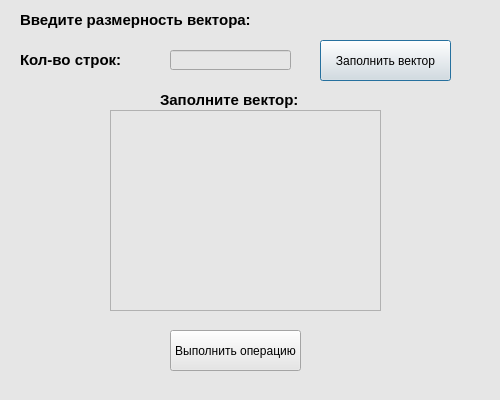
<?xml version="1.0" encoding="UTF-8"?>
<ui version="4.0">
 <class>Dialog</class>
 <widget class="QDialog" name="Dialog">
  <property name="geometry">
   <rect>
    <x>0</x>
    <y>0</y>
    <width>500</width>
    <height>400</height>
   </rect>
  </property>
  <property name="minimumSize">
   <size>
    <width>500</width>
    <height>400</height>
   </size>
  </property>
  <property name="maximumSize">
   <size>
    <width>500</width>
    <height>400</height>
   </size>
  </property>
  <property name="windowTitle">
   <string>Ошибка</string>
  </property>
  <property name="styleSheet">
   <string notr="true">background-color: rgb(230, 230, 230);</string>
  </property>
  <widget class="QLabel" name="title_A_5">
   <property name="geometry">
    <rect>
     <x>20</x>
     <y>50</y>
     <width>111</width>
     <height>20</height>
    </rect>
   </property>
   <property name="font">
    <font>
     <family>MS Shell Dlg 2</family>
     <pointsize>11</pointsize>
     <weight>75</weight>
     <bold>true</bold>
    </font>
   </property>
   <property name="text">
    <string>Кол-во строк:</string>
   </property>
  </widget>
  <widget class="QLabel" name="title_A_3">
   <property name="geometry">
    <rect>
     <x>20</x>
     <y>10</y>
     <width>271</width>
     <height>20</height>
    </rect>
   </property>
   <property name="font">
    <font>
     <family>MS Shell Dlg 2</family>
     <pointsize>11</pointsize>
     <weight>75</weight>
     <bold>true</bold>
    </font>
   </property>
   <property name="text">
    <string>Введите размерность вектора:</string>
   </property>
  </widget>
  <widget class="QLineEdit" name="lines">
   <property name="geometry">
    <rect>
     <x>170</x>
     <y>50</y>
     <width>121</width>
     <height>20</height>
    </rect>
   </property>
  </widget>
  <widget class="QTableWidget" name="tableWidget">
   <property name="geometry">
    <rect>
     <x>110</x>
     <y>110</y>
     <width>271</width>
     <height>201</height>
    </rect>
   </property>
  </widget>
  <widget class="QLabel" name="title_A">
   <property name="geometry">
    <rect>
     <x>160</x>
     <y>90</y>
     <width>171</width>
     <height>20</height>
    </rect>
   </property>
   <property name="font">
    <font>
     <family>MS Shell Dlg 2</family>
     <pointsize>11</pointsize>
     <weight>75</weight>
     <bold>true</bold>
    </font>
   </property>
   <property name="text">
    <string>Заполните вектор:</string>
   </property>
  </widget>
  <widget class="QPushButton" name="pushButton">
   <property name="geometry">
    <rect>
     <x>320</x>
     <y>40</y>
     <width>131</width>
     <height>41</height>
    </rect>
   </property>
   <property name="text">
    <string>Заполнить вектор</string>
   </property>
  </widget>
  <widget class="QPushButton" name="pushButton_2">
   <property name="geometry">
    <rect>
     <x>170</x>
     <y>330</y>
     <width>131</width>
     <height>41</height>
    </rect>
   </property>
   <property name="text">
    <string>Выполнить операцию</string>
   </property>
  </widget>
 </widget>
 <resources/>
 <connections/>
</ui>
